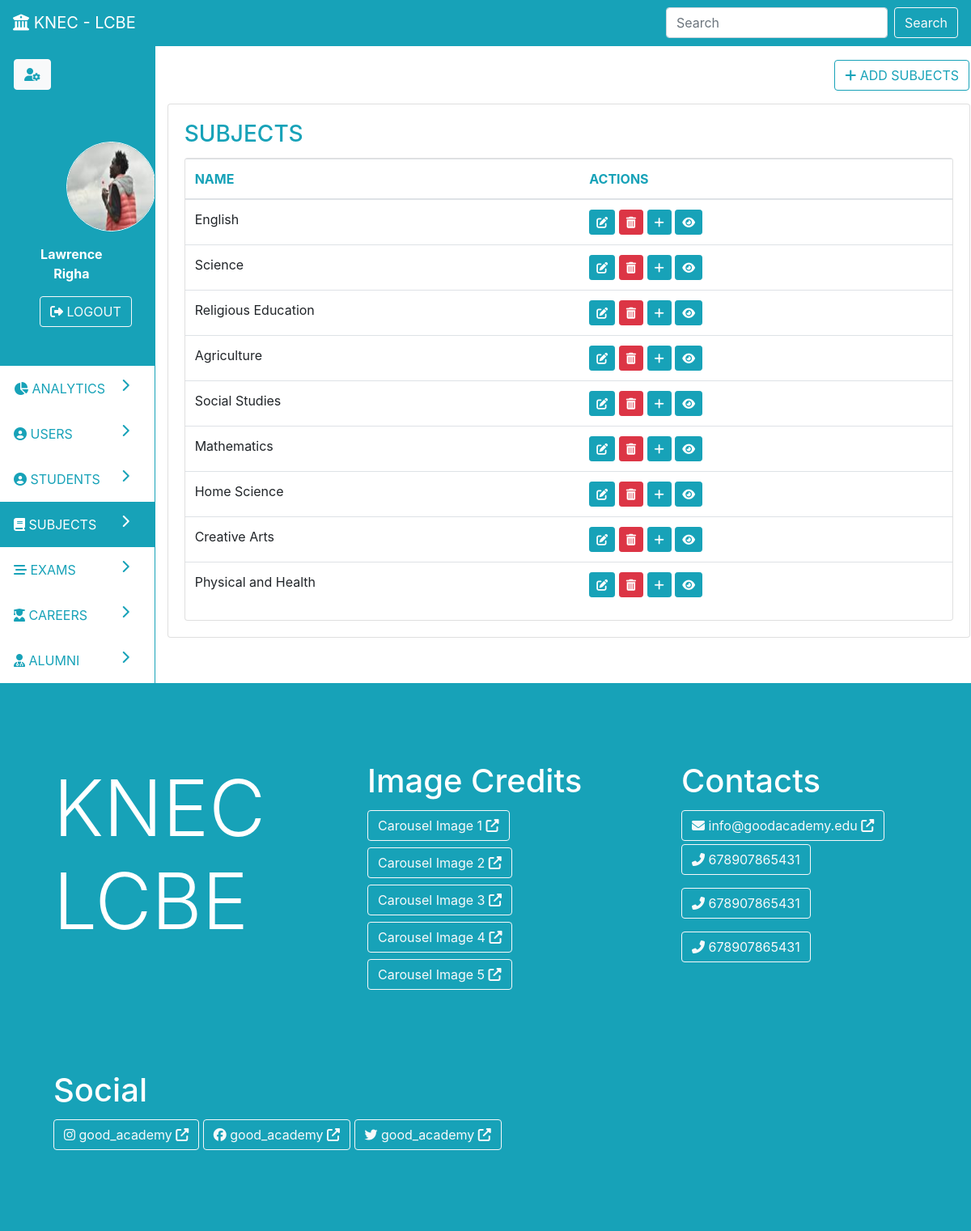
/subjects (signed in), run on the app's committed database.
### parent/models.py (models this page shows, shortened)
class User(db.Model, UserMixin):
	id = db.Column(db.Integer, primary_key=True)
	first_name = db.Column(db.String(19), nullable=False)
	middle_name = db.Column(db.String(19), nullable=False)
	last_name = db.Column(db.String(19), nullable=False)
	email = db.Column(db.String(19), unique=True, nullable=False)
	exams = db.relationship('Exam', backref='teacher', lazy=True, cascade='all, delete')
	photo = db.Column(db.String(111), nullable=False, default='default-profile.jpg')
	utype = db.Column(db.String(11), nullable=False, default='admin')
	student = db.relationship('Student', backref='user', uselist=False, lazy=True, cascade='all, delete')
	password = db.Column(db.String(119), nullable=False)
	created_at = db.Column(db.DateTime, nullable=False, default=datetime.utcnow)
	updated_at = db.Column(db.DateTime, nullable=True, onupdate=datetime.utcnow)

class Subject(db.Model):
	id = db.Column(db.Integer, primary_key=True)
	name = db.Column(db.String(19), nullable=False)
	categories = db.relationship('Category', backref='subject', lazy=True, cascade='all, delete')
	exams = db.relationship('Exam', backref='subject', lazy=True, cascade='all, delete')
	created_at = db.Column(db.DateTime, nullable=False, default=datetime.utcnow)
	updated_at = db.Column(db.DateTime, nullable=True, onupdate=datetime.utcnow)

### parent/routes.py (the view)
@app.route('/subjects', methods=['POST', 'GET'])
@login_required
def subjects():
	if current_user.utype != 'admin':
		abort(403)
	subjects = Subject.query.all()
	return render_template('admin/subjects.html', nav='dash', page='subjects', subjects=subjects, action='read')

### parent/models.py (called while the page is built)
@login_manager.user_loader
def load_user(user_id):
	return User.query.get(int(user_id))

### parent/templates/admin/subjects.html (shortened to what this page needs)
{% extends 'admin-dash.html' %}
{% block pagedata %}
{% if action=='create' %}
<div class="row">
	<div class="col p-3">
		<a class="btn float-right btn-outline-info" href="{{ url_for('subjects') }}"><i class="fas fa-list"></i> VIEW SUBJECTS</a>
	</div>
</div>
<div class="card p-3">
	<div class="card-body text-primary">
		<h1 class="card-title text-info">Add New Subject</h1>
	</div>
	<form class="card" method="post">
		{{ form.hidden_tag() }}
		<div class="card-body">
			<fieldset>
				<div class="form-group">
					{{ form.name.label(class='form-control-label') }}
					{% if form.name.errors %}
						{{ form.name(class='form-control is-invalid')}}
						<div class="invalid-feedback">
							{% for error in form.name.errors %}
								<span>{{ error }}</span>
							{% endfor %}
						</div>
					{% else%}
						{{ form.name(class='form-control') }}
					{% endif %}
				</div>
			</fieldset>
			<div>
				{{ form.submit(class='btn btn-info')}}
			</div>
			</div>
		</div>
	</form>
</div>
{% elif action=='read' %}
<div class="row">
	<div class="col p-3">
		<a class="btn float-right btn-outline-info" href="{{ url_for('create_subject') }}"><i class="fas fa-plus"></i> ADD SUBJECTS</a>
	</div>
</div>
<div class="card">
	<div class="card-body">
		<h3 class="card-title text-info">SUBJECTS</h3>
		<div class="card">
			<div class="table-responsive">
				<table class="table table-hover">
					<thead>
						<tr class="text-info">
							<th>NAME</th><th>ACTIONS</th>
						</tr>
					</thead>
					<tbody>
					{% for subject in subjects %}
						<tr>
							<td>{% print(subject.name) %}</td>
							<td>
								<a href="{{ url_for('update_subject', id=subject.id) }}" class="btn btn-sm btn-info" data-toggle="tooltip" data-placement="top" title="EDIT"><i class="fas fa-edit"></i></a>
								<a href="{{ url_for('delete_subject', id=subject.id) }}" class="btn btn-sm btn-danger" data-toggle="tooltip" data-placement="top" title="DELETE"><i class="fas fa-trash-alt"></i></a>
								<a href="categories/create/{{ subject.id }}" class="btn btn-sm btn-info" data-toggle="tooltip" data-placement="top" title="ADD CATEGORIES"><i class="fas fa-plus "></i></a>
								<a href="subjects/view/{{ subject.id }}" class="btn btn-sm btn-info" data-toggle="tooltip" data-placement="top" title="MORE INFO"><i class="fas fa-eye "></i></a>
							</td>
						</tr>
					{% endfor %}
					</tbody>
				</table>
			</div>
		</div>
	</div>
</div>
{% endif %}
{% endblock %}

### parent/templates/admin-dash.html (shortened to what this page needs)
{% extends 'base.html' %}
{%block content%}
<div class="row border border-info">
	<div class="col-2">
		<div class="side-nav ">
			<div class="row bg-info p-3">
				<div class="col"><a href="{{ url_for('update_user_profile') }}" class="btn btn-light text-info"><i class="fas fa-user-cog"></i></a></div>
			</div>
			<div class="row bg-info p-5">
				<div class="col text-center">
					<div class="row">
						<div class="col px-5">
							<img style="width: 111px; height: 111px" class="border border-white rounded-circle" src="{{ url_for('static', filename='profiles/'+current_user.photo) }}">
						</div>
					</div>
					<div class="row">
						<div class="col p-3 text-white"><b>{{ current_user.first_name }} {{ current_user.last_name }}</b></div>
					</div>
					<div class="row">
						<div class="col"><a href="{{ url_for('logout') }}" class="btn btn-outline-light"><i class="fas fa-sign-out-alt"></i> LOGOUT</a></div>
					</div>
				</div>
			</div>
			<a id="analytics" class="row nav-link btn-outline-info p-3" href="{{ url_for('admin_dash') }}">
				<div class="col"><i class="fas fa-chart-pie"></i> ANALYTICS <i class="fas fa-chevron-right float-right"></i></div>
			</a>
			<a id="users" class="row nav-link nav-link btn-outline-info p-3" href="{{ url_for('users') }}">
				<div class="col"><i class="fas fa-user-circle"></i> USERS <i class="fas fa-chevron-right float-right"></i></div>
			</a>
			<a id="students" class="row nav-link btn-outline-info p-3" href="{{ url_for('students') }}">
				<div class="col"><i class="fas fa-user-circle"></i> STUDENTS <i class="fas fa-chevron-right float-right"></i></div>
			</a>
			<a id="subjects" class="row nav-link btn-outline-info p-3" href="{{ url_for('subjects') }}">
				<div class="col"><i class="fas fa-book"></i> SUBJECTS <i class="fas fa-chevron-right float-right"></i></div>
			</a>
			<a id="exams" class="row nav-link btn-outline-info p-3" href="{{ url_for('exams') }}">
				<div class="col"><i class="fas fa-stream"></i> EXAMS <i class="fas fa-chevron-right float-right"></i></div>
			</a>
			<a id="careers" class="row nav-link btn-outline-info p-3" href="{{ url_for('careers') }}">
				<div class="col"><i class="fas fa-user-graduate"></i> CAREERS <i class="fas fa-chevron-right float-right"></i></div>
			</a>
			<a id="alumni" class="row nav-link btn-outline-info p-3" href="{{ url_for('alumni') }}">
				<div class="col"><i class="fas fa-user-md"></i> ALUMNI <i class="fas fa-chevron-right float-right"></i></div>
			</a>
		</div>
	</div>
	<div class="col-10 border-left border-info">
		<div class="row justify-content-center">
			<div class="col-md-6">
			</div>
		</div>
		{%block pagedata%}{%endblock%}
	</div>
</div>
{%endblock%}

### parent/static/main.css (style rules this page uses)
.table thead tr th { vertical-align: top; }

### data on the page
User: photo (picture), first_name "Lawrence", last_name "Righa"
Subject: name "English"
Subject: name "Science"
Subject: name "Religious Education"
Subject: name "Agriculture"
Subject: name "Social Studies"
Subject: name "Mathematics"
Subject: name "Home Science"
Subject: name "Creative Arts"
Subject: name "Physical and Health"
